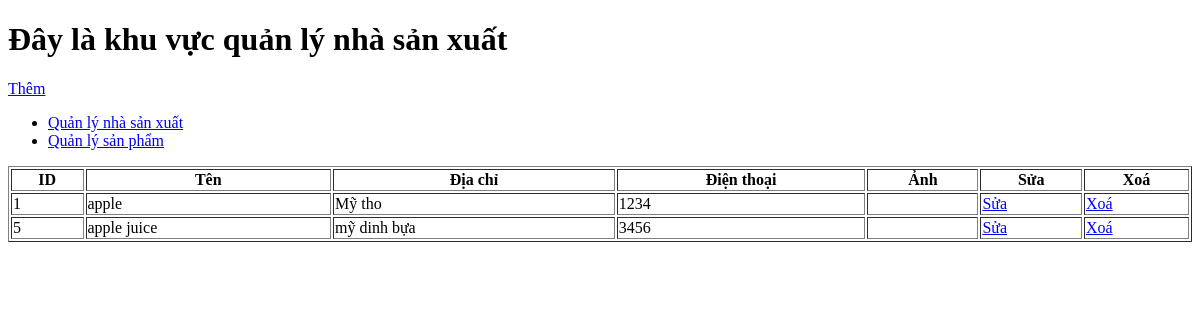
/admin/manufacturers/index.php, run on an earlier commit of the app's database.
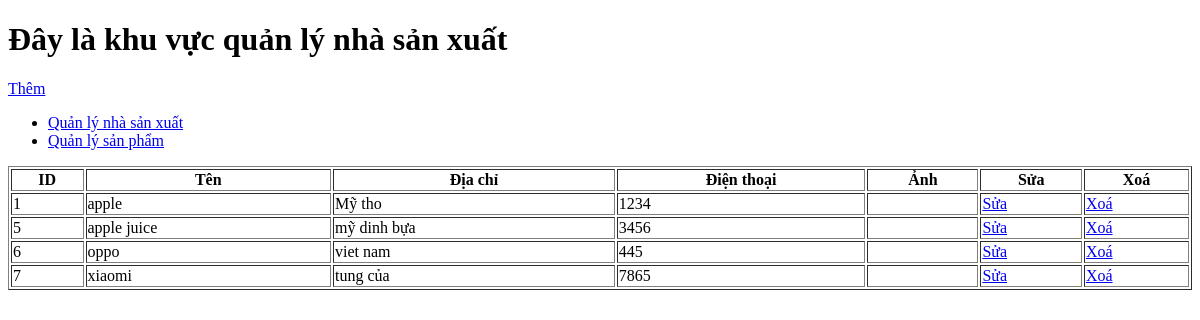
And on a later commit of the database.
### tables this page shows
CREATE TABLE `manufacturers` (
  `id` int(11) NOT NULL,
  `name` varchar(50) NOT NULL,
  `address` text NOT NULL,
  `phone` char(15) NOT NULL,
  `photo` varchar(200) NOT NULL
);

### admin/manufacturers/index.php (the view, shortened to what this page needs)
<!DOCTYPE html>
<html lang="en">
<head>
</head>
<body>
    <h1>Đây là khu vực quản lý nhà sản xuất</h1>
    <a href="form_insert.php">
        Thêm
    </a>
    <?php
        include '../menu.php';
    ?>
    <?php
        require '../connect.php';
        $sql = "SELECT * FROM manufacturers";
        $result = mysqli_query($connect, $sql);
    ?>
    <table border="1" width="100%">
        <tr>
            <th>ID</th>
            <th>Tên</th>
            <th>Địa chỉ</th>
            <th>Điện thoại</th>
            <th>Ảnh</th>
            <th>Sửa</th>
            <th>Xoá</th>
        <?php foreach ($result as $each): ?>
            <tr>
                <td><?php echo $each['id'] ?></td>
                <td><?php echo $each['name'] ?></td>
                <td><?php echo $each['address'] ?></td>
                <td><?php echo $each['phone'] ?></td>
                <td>
                </td>
                <td>
                    <a href="form_update.php?id=<?php echo $each['id'] ?>">
                        Sửa
                    </a>
                </td>
                <td>
                    <a href="delete.php?id=<?php echo $each['id'] ?>">
                        Xoá
                    </a>
                </td>
            </tr>
        <?php endforeach ?>
    </table>
</body>
</html>

### admin/menu.php (shortened to what this page needs)
<ul>
    <li>
        <a href="../manufacturers">
            Quản lý nhà sản xuất
        </a>
    </li>
    <li>
        <a href="../products">
            Quản lý sản phẩm
        </a>
    </li>
</ul>

What changed in the data, as far as the page shows it:
added manufacturers: id "6", name "oppo", address "viet nam", phone "445"
added manufacturers: id "7", name "xiaomi", address "tung của", phone "7865"
